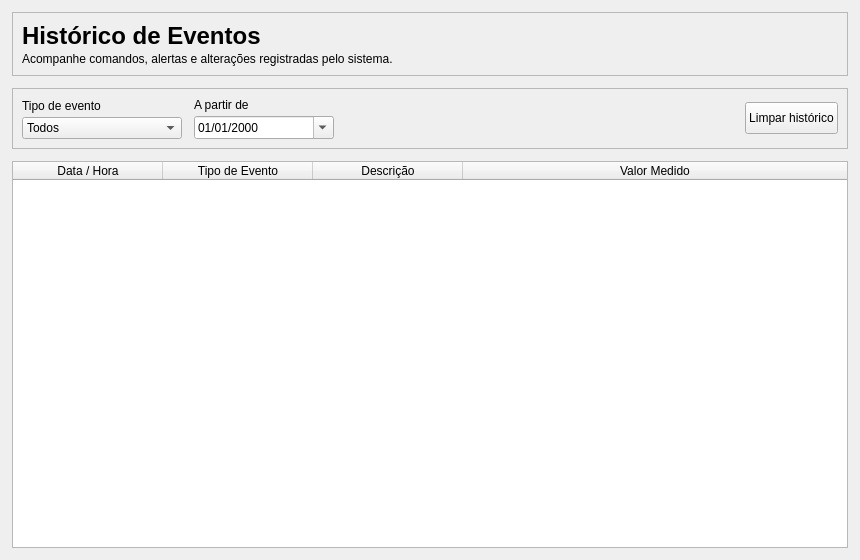
<?xml version="1.0" encoding="UTF-8"?>
<ui version="4.0">
 <class>Historico</class>
 <widget class="QWidget" name="Historico">
  <property name="geometry">
   <rect>
    <x>0</x>
    <y>0</y>
    <width>860</width>
    <height>560</height>
   </rect>
  </property>
  <property name="windowTitle">
   <string>Histórico de Eventos</string>
  </property>
  <layout class="QVBoxLayout" name="layoutPrincipal">
   <property name="spacing">
    <number>12</number>
   </property>
   <property name="leftMargin">
    <number>12</number>
   </property>
   <property name="topMargin">
    <number>12</number>
   </property>
   <property name="rightMargin">
    <number>12</number>
   </property>
   <property name="bottomMargin">
    <number>12</number>
   </property>
   <item>
    <widget class="QFrame" name="frameCabecalhoHistorico">
     <property name="frameShape">
      <enum>QFrame::Shape::StyledPanel</enum>
     </property>
     <property name="frameShadow">
      <enum>QFrame::Shadow::Raised</enum>
     </property>
     <layout class="QVBoxLayout" name="layoutCabecalhoHistorico">
      <property name="spacing">
       <number>2</number>
      </property>
      <item>
       <widget class="QLabel" name="labelTituloHistorico">
        <property name="font">
         <font>
          <pointsize>18</pointsize>
          <bold>true</bold>
         </font>
        </property>
        <property name="text">
         <string>Histórico de Eventos</string>
        </property>
       </widget>
      </item>
      <item>
       <widget class="QLabel" name="labelSubtituloHistorico">
        <property name="text">
         <string>Acompanhe comandos, alertas e alterações registradas pelo sistema.</string>
        </property>
       </widget>
      </item>
     </layout>
    </widget>
   </item>
   <item>
    <widget class="QFrame" name="frameFiltrosHistorico">
     <property name="frameShape">
      <enum>QFrame::Shape::StyledPanel</enum>
     </property>
     <property name="frameShadow">
      <enum>QFrame::Shadow::Raised</enum>
     </property>
     <layout class="QHBoxLayout" name="layoutFiltrosHistorico">
      <property name="spacing">
       <number>12</number>
      </property>
      <item>
       <layout class="QVBoxLayout" name="layoutFiltroTipo">
        <property name="spacing">
         <number>4</number>
        </property>
        <item>
         <widget class="QLabel" name="labelTipoEvento">
          <property name="text">
           <string>Tipo de evento</string>
          </property>
          <property name="buddy">
           <cstring>comboTipoEvento</cstring>
          </property>
         </widget>
        </item>
        <item>
         <widget class="QComboBox" name="comboTipoEvento">
          <property name="minimumSize">
           <size>
            <width>160</width>
            <height>0</height>
           </size>
          </property>
          <property name="maximumSize">
           <size>
            <width>220</width>
            <height>16777215</height>
           </size>
          </property>
          <item>
           <property name="text">
            <string>Todos</string>
           </property>
          </item>
          <item>
           <property name="text">
            <string>Comando</string>
           </property>
          </item>
          <item>
           <property name="text">
            <string>Alerta</string>
           </property>
          </item>
          <item>
           <property name="text">
            <string>Status</string>
           </property>
          </item>
         </widget>
        </item>
       </layout>
      </item>
      <item>
       <layout class="QVBoxLayout" name="layoutFiltroInicio">
        <property name="spacing">
         <number>4</number>
        </property>
        <item>
         <widget class="QLabel" name="labelFiltroInicio">
          <property name="text">
           <string>A partir de</string>
          </property>
          <property name="buddy">
           <cstring>dateFiltroInicio</cstring>
          </property>
         </widget>
        </item>
        <item>
         <widget class="QDateEdit" name="dateFiltroInicio">
          <property name="minimumSize">
           <size>
            <width>140</width>
            <height>0</height>
           </size>
          </property>
          <property name="maximumSize">
           <size>
            <width>180</width>
            <height>16777215</height>
           </size>
          </property>
          <property name="displayFormat">
           <string>dd/MM/yyyy</string>
          </property>
          <property name="calendarPopup">
           <bool>true</bool>
          </property>
         </widget>
        </item>
       </layout>
      </item>
      <item>
       <spacer name="espacadorFiltros">
        <property name="orientation">
         <enum>Qt::Orientation::Horizontal</enum>
        </property>
        <property name="sizeHint" stdset="0">
         <size>
          <width>40</width>
          <height>20</height>
         </size>
        </property>
       </spacer>
      </item>
      <item>
       <widget class="QPushButton" name="botaoLimparHistorico">
        <property name="minimumSize">
         <size>
          <width>0</width>
          <height>32</height>
         </size>
        </property>
        <property name="text">
         <string>Limpar histórico</string>
        </property>
       </widget>
      </item>
     </layout>
    </widget>
   </item>
   <item>
    <widget class="QTableWidget" name="tabelaEventos">
     <property name="sizePolicy">
      <sizepolicy hsizetype="Expanding" vsizetype="Expanding">
       <horstretch>0</horstretch>
       <verstretch>1</verstretch>
      </sizepolicy>
     </property>
     <property name="alternatingRowColors">
      <bool>true</bool>
     </property>
     <property name="editTriggers">
      <set>QAbstractItemView::EditTrigger::NoEditTriggers</set>
     </property>
     <property name="selectionBehavior">
      <enum>QAbstractItemView::SelectionBehavior::SelectRows</enum>
     </property>
     <property name="showGrid">
      <bool>true</bool>
     </property>
     <property name="wordWrap">
      <bool>false</bool>
     </property>
     <property name="rowCount">
      <number>0</number>
     </property>
     <property name="columnCount">
      <number>4</number>
     </property>
     <attribute name="horizontalHeaderVisible">
      <bool>true</bool>
     </attribute>
     <attribute name="horizontalHeaderDefaultSectionSize">
      <number>150</number>
     </attribute>
     <attribute name="horizontalHeaderMinimumSectionSize">
      <number>90</number>
     </attribute>
     <attribute name="horizontalHeaderStretchLastSection">
      <bool>true</bool>
     </attribute>
     <attribute name="verticalHeaderVisible">
      <bool>false</bool>
     </attribute>
     <attribute name="verticalHeaderDefaultSectionSize">
      <number>28</number>
     </attribute>
     <column>
      <property name="text">
       <string>Data / Hora</string>
      </property>
     </column>
     <column>
      <property name="text">
       <string>Tipo de Evento</string>
      </property>
     </column>
     <column>
      <property name="text">
       <string>Descrição</string>
      </property>
     </column>
     <column>
      <property name="text">
       <string>Valor Medido</string>
      </property>
     </column>
    </widget>
   </item>
  </layout>
 </widget>
 <resources/>
 <connections/>
</ui>
